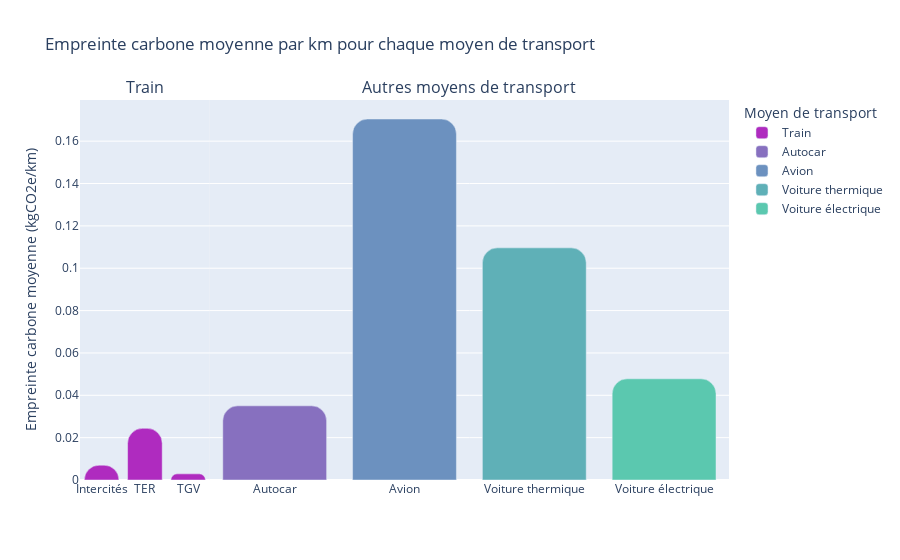

Notebook code cell kept with this figure:
### Code cell
def generate_bar_chart(emissions_df):
    emissions_df_reduced = emissions_df[["Transporteur","Distance","Train","Autocar","Avion","Voiture électrique","Voiture thermique"]].copy()
    # On divise les émissions par la distance pour obtenir l'empreinte carbone par km
    emissions_df_reduced["Train"] = emissions_df_reduced["Train"] / emissions_df_reduced["Distance"]
    emissions_df_reduced["Autocar"] = emissions_df_reduced["Autocar"] / emissions_df_reduced["Distance"]
    emissions_df_reduced["Avion"] = emissions_df_reduced["Avion"] / emissions_df_reduced["Distance"]
    emissions_df_reduced["Voiture électrique"] = emissions_df_reduced["Voiture électrique"] / emissions_df_reduced["Distance"]
    emissions_df_reduced["Voiture thermique"] = emissions_df_reduced["Voiture thermique"] / emissions_df_reduced["Distance"]
    emissions_df_reduced = emissions_df_reduced.drop(columns=["Distance"])
    
    # On fait un melt pour avoir une colonne pour chaque moyen de transport. On a donc une dataframe longue avec une colonne 
    # pour le moyen de transport et une colonne pour l'empreinte carbone
    emissions_df_reduced = emissions_df_reduced.melt(id_vars=["Transporteur"], var_name="Moyen_de_transport", value_name="Empreinte carbone")
    
    emissions_df_reduced_train = emissions_df_reduced.query("Moyen_de_transport == 'Train'")
    emissions_df_reduced_train = emissions_df_reduced_train[["Transporteur","Empreinte carbone"]].groupby(["Transporteur"]).mean().reset_index()
    emissions_df_reduced_train = emissions_df_reduced_train.rename(columns={"Transporteur":"Moyen_de_transport"})
    
    emissions_df_reduced_other = emissions_df_reduced.query("Moyen_de_transport != 'Train'")
    emissions_df_reduced_other = emissions_df_reduced_other[["Moyen_de_transport","Empreinte carbone"]].groupby(["Moyen_de_transport"]).mean().reset_index()
    
    # On doit faire des subplots afin de pouvoir avoir des largeurs de colonnes différentes selon si c'est un train ou un autre moyen de transport
    fig = make_subplots(rows=1, cols=2, subplot_titles=["Train", "Autres moyens de transport"], shared_yaxes=True, column_widths=[1, 4], horizontal_spacing=0)
    fig.add_trace(go.Bar(
        x=emissions_df_reduced_train["Moyen_de_transport"],
        y=emissions_df_reduced_train["Empreinte carbone"],
        name='Train',
        marker_color=colors_moyens_de_transport['Train']
    ), row=1, col=1)
    
    for index, row in emissions_df_reduced_other.iterrows():
        fig.add_trace(go.Bar(
            x=[row["Moyen_de_transport"]],
            y=[row["Empreinte carbone"]],
            name=row["Moyen_de_transport"],
            marker_color=colors_moyens_de_transport[row["Moyen_de_transport"]]
        ), row=1, col=2)
        
    fig.update_layout(
        barcornerradius=15,
        yaxis_title='Empreinte carbone moyenne (kgCO2e/km)',
        legend_title='Moyen de transport',
        title='Empreinte carbone moyenne par km pour chaque moyen de transport',
    )
    
    return fig
generate_bar_chart(emissions)

### Figure 1 — Plotly figure (JSON) as saved in the notebook; plotly's stock layout.template omitted (floating-point values rounded to 4 significant figures)
{"data": [{"marker": {"color": "#af2bbf"}, "name": "Train", "type": "bar", "x": ["Intercités", "TER", "TGV"], "xaxis": "x", "y": [0.007, 0.0244, 0.0029], "yaxis": "y"}, {"marker": {"color": "#8770bf"}, "name": "Autocar", "type": "bar", "x": ["Autocar"], "xaxis": "x2", "y": [0.03503], "yaxis": "y2"}, {"marker": {"color": "#6c91bf"}, "name": "Avion", "type": "bar", "x": ["Avion"], "xaxis": "x2", "y": [0.1705], "yaxis": "y2"}, {"marker": {"color": "#5fb0b7"}, "name": "Voiture thermique", "type": "bar", "x": ["Voiture thermique"], "xaxis": "x2", "y": [0.1096], "yaxis": "y2"}, {"marker": {"color": "#5bc8af"}, "name": "Voiture électrique", "type": "bar", "x": ["Voiture électrique"], "xaxis": "x2", "y": [0.04779], "yaxis": "y2"}], "layout": {"annotations": [{"font": {"size": 16}, "showarrow": false, "text": "Train", "x": 0.1, "xanchor": "center", "xref": "paper", "y": 1, "yanchor": "bottom", "yref": "paper"}, {"font": {"size": 16}, "showarrow": false, "text": "Autres moyens de transport", "x": 0.6, "xanchor": "center", "xref": "paper", "y": 1, "yanchor": "bottom", "yref": "paper"}], "barcornerradius": 15, "legend": {"title": {"text": "Moyen de transport"}}, "title": {"text": "Empreinte carbone moyenne par km pour chaque moyen de transport"}, "xaxis": {"anchor": "y", "domain": [0, 0.2]}, "xaxis2": {"anchor": "y2", "domain": [0.2, 1]}, "yaxis": {"anchor": "x", "domain": [0, 1], "title": {"text": "Empreinte carbone moyenne (kgCO2e/km)"}}, "yaxis2": {"anchor": "x2", "domain": [0, 1], "matches": "y", "showticklabels": false}}}
